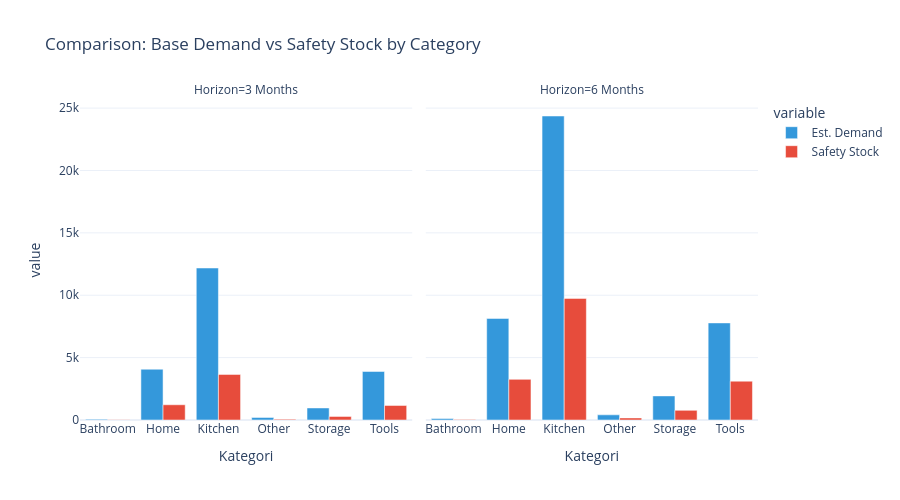

This figure's notebook cell:
### Markdown cell above
### 6.5 Visualisasi Pendukung: Demand vs Safety Stock

### Code cell
import plotly.express as px

# Filter data untuk visualisasi
df_viz = long_term_report_v2.copy()

fig_bar = px.bar(df_viz, x="Kategori", y=["Est. Demand", "Safety Stock"], 
             facet_col="Horizon", barmode="group",
             title="Comparison: Base Demand vs Safety Stock by Category",
             color_discrete_sequence=['#3498db', '#e74c3c'])

fig_bar.update_layout(height=500, template="plotly_white")
fig_bar.show()

### Figure 1 — Plotly figure (JSON) as saved in the notebook; plotly's stock layout.template omitted (floating-point values rounded to 4 significant figures)
{"data": [{"alignmentgroup": "True", "hovertemplate": "variable=Est. Demand<br>Horizon=3 Months<br>Kategori=%{x}<br>value=%{y}<extra></extra>", "legendgroup": "Est. Demand", "marker": {"color": "#3498db", "pattern": {"shape": ""}}, "name": "Est. Demand", "offsetgroup": "Est. Demand", "orientation": "v", "showlegend": true, "textposition": "auto", "type": "bar", "x": ["Bathroom", "Home", "Kitchen", "Other", "Storage", "Tools"], "xaxis": "x", "y": [60, 4071, 12183, 207, 966, 3891], "yaxis": "y"}, {"alignmentgroup": "True", "hovertemplate": "variable=Est. Demand<br>Horizon=6 Months<br>Kategori=%{x}<br>value=%{y}<extra></extra>", "legendgroup": "Est. Demand", "marker": {"color": "#3498db", "pattern": {"shape": ""}}, "name": "Est. Demand", "offsetgroup": "Est. Demand", "orientation": "v", "showlegend": false, "textposition": "auto", "type": "bar", "x": ["Bathroom", "Home", "Kitchen", "Other", "Storage", "Tools"], "xaxis": "x2", "y": [120, 8142, 24366, 414, 1932, 7782], "yaxis": "y2"}, {"alignmentgroup": "True", "hovertemplate": "variable=Safety Stock<br>Horizon=3 Months<br>Kategori=%{x}<br>value=%{y}<extra></extra>", "legendgroup": "Safety Stock", "marker": {"color": "#e74c3c", "pattern": {"shape": ""}}, "name": "Safety Stock", "offsetgroup": "Safety Stock", "orientation": "v", "showlegend": true, "textposition": "auto", "type": "bar", "x": ["Bathroom", "Home", "Kitchen", "Other", "Storage", "Tools"], "xaxis": "x", "y": [18, 1222, 3655, 63, 290, 1168], "yaxis": "y"}, {"alignmentgroup": "True", "hovertemplate": "variable=Safety Stock<br>Horizon=6 Months<br>Kategori=%{x}<br>value=%{y}<extra></extra>", "legendgroup": "Safety Stock", "marker": {"color": "#e74c3c", "pattern": {"shape": ""}}, "name": "Safety Stock", "offsetgroup": "Safety Stock", "orientation": "v", "showlegend": false, "textposition": "auto", "type": "bar", "x": ["Bathroom", "Home", "Kitchen", "Other", "Storage", "Tools"], "xaxis": "x2", "y": [48, 3257, 9747, 166, 773, 3113], "yaxis": "y2"}], "layout": {"annotations": [{"font": {}, "showarrow": false, "text": "Horizon=3 Months", "x": 0.245, "xanchor": "center", "xref": "paper", "y": 1, "yanchor": "bottom", "yref": "paper"}, {"font": {}, "showarrow": false, "text": "Horizon=6 Months", "x": 0.755, "xanchor": "center", "xref": "paper", "y": 1, "yanchor": "bottom", "yref": "paper"}], "barmode": "group", "height": 500, "legend": {"title": {"text": "variable"}, "tracegroupgap": 0}, "title": {"text": "Comparison: Base Demand vs Safety Stock by Category"}, "xaxis": {"anchor": "y", "domain": [0, 0.49], "title": {"text": "Kategori"}}, "xaxis2": {"anchor": "y2", "domain": [0.51, 1], "matches": "x", "title": {"text": "Kategori"}}, "yaxis": {"anchor": "x", "domain": [0, 1], "title": {"text": "value"}}, "yaxis2": {"anchor": "x2", "domain": [0, 1], "matches": "y", "showticklabels": false}}}
